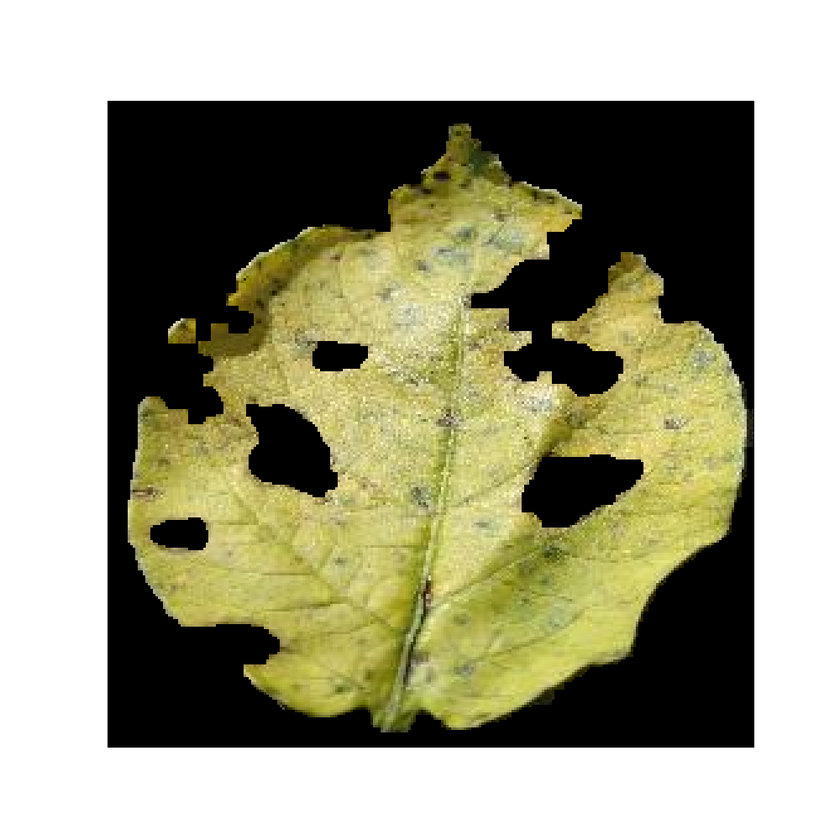
#> input picture check1.png, 840 x 840 px, shrunk from 1000 x 1000 before the run, given in place of PotatoEarlyBlight4.JPG, which was not available
$ python separtespots.py
#> lines starting #> are read from the running program, lines starting #| are printed output that depends on the picture; after the words box and inside, x2 and y2 are one past the last pixel; in counts of white or black regions, pixels touching at a corner belong together; pictures that were not available may be replaced by others from this repository, and a replacement may not be noted
import cv2
import numpy as np
from matplotlib import pyplot as plt

# Load the image
image_path = 'PotatoEarlyBlight4.JPG'
image = cv2.imread(image_path)
#> image is the input picture: shape (840, 840, 3); mean B, G, R 133.1, 158.5, 159.9

# Convert to grayscale
gray = cv2.cvtColor(image, cv2.COLOR_BGR2GRAY)
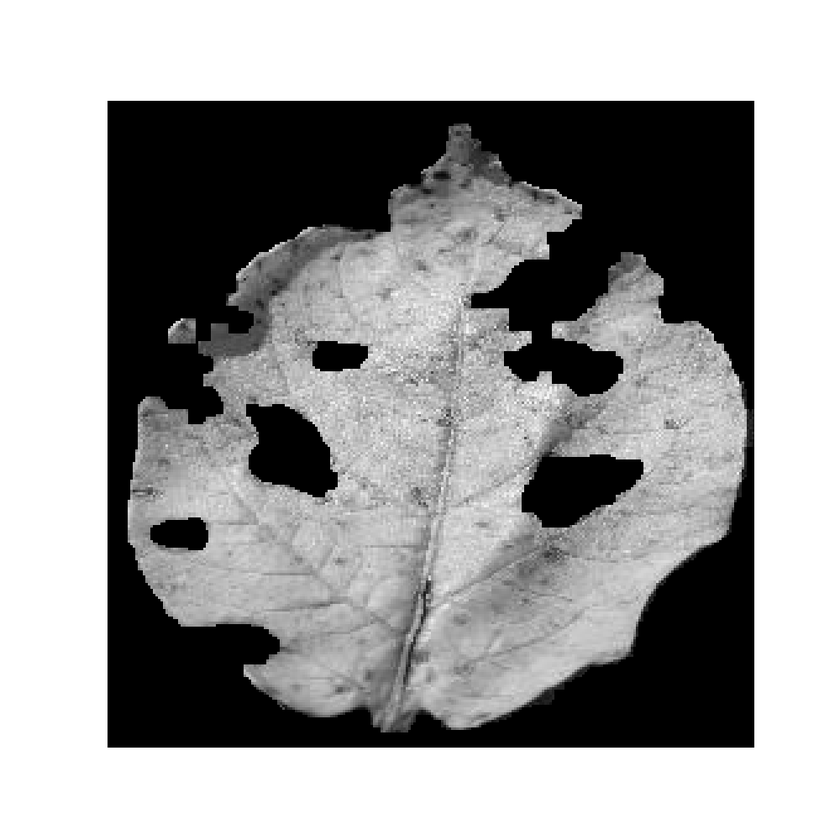
#> gray: shape (840, 840); min 0, max 255, mean 156

# Apply Gaussian blur to reduce noise and improve edge detection
blurred = cv2.GaussianBlur(gray, (5, 5), 0)

# Use thresholding to create a binary image
_, binary = cv2.threshold(blurred, 0, 255, cv2.THRESH_BINARY_INV + cv2.THRESH_OTSU)
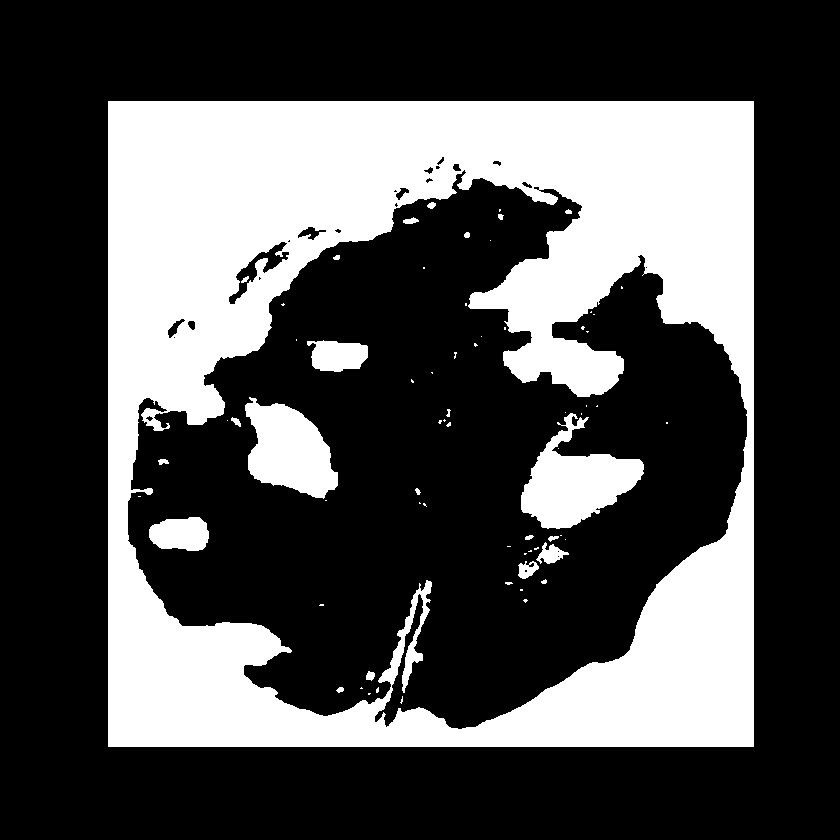
#> binary: shape (840, 840); 31% white; 68 white regions (45 under 20 px), largest, box (x1, y1, x2, y2) and area: (108, 101, 754, 747) 200893, (521, 413, 644, 529) 7046, (245, 397, 338, 499) 6061

# Find contours
contours, _ = cv2.findContours(binary, cv2.RETR_EXTERNAL, cv2.CHAIN_APPROX_SIMPLE)
#> contours = [[[108, 101], [108, 746], [753, 746], [753, 101]]]

# Assume the largest contour is the leaf
contour = max(contours, key=cv2.contourArea)
#> contour = [[108, 101], [108, 746], [753, 746], [753, 101]]

# Create a mask for the leaf
mask = np.zeros_like(gray)
cv2.drawContours(mask, [contour], -1, 255, thickness=cv2.FILLED)
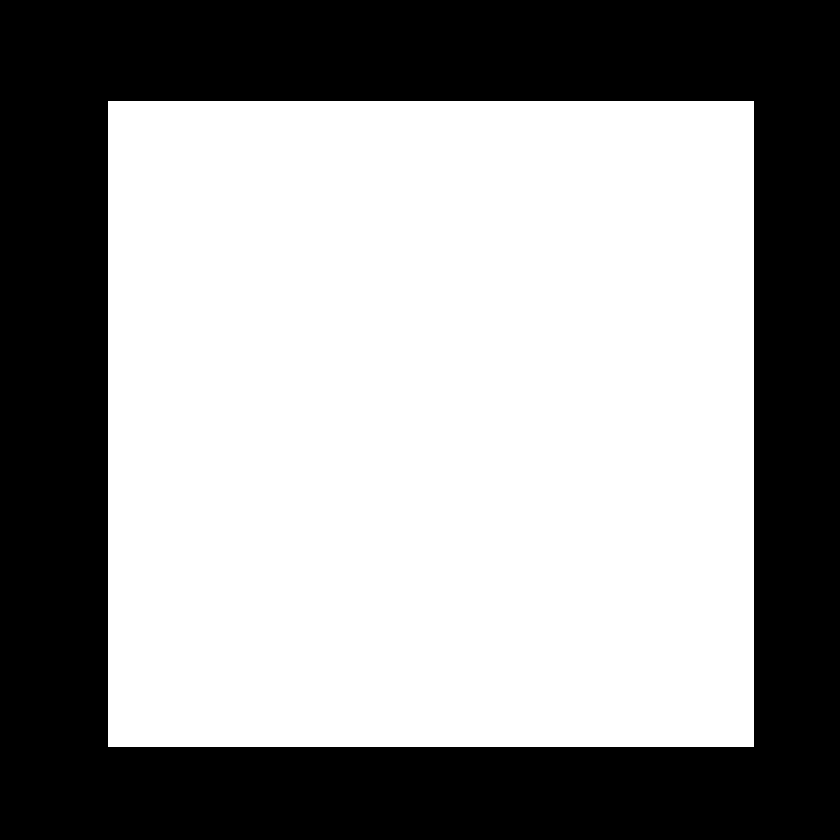
#> mask: shape (840, 840); 59.1% white; 1 black region, box (x1, y1, x2, y2) and area: (0, 0, 840, 840) 288284

# Bitwise-and to cut out the leaf
leaf_only = cv2.bitwise_and(image, image, mask=mask)
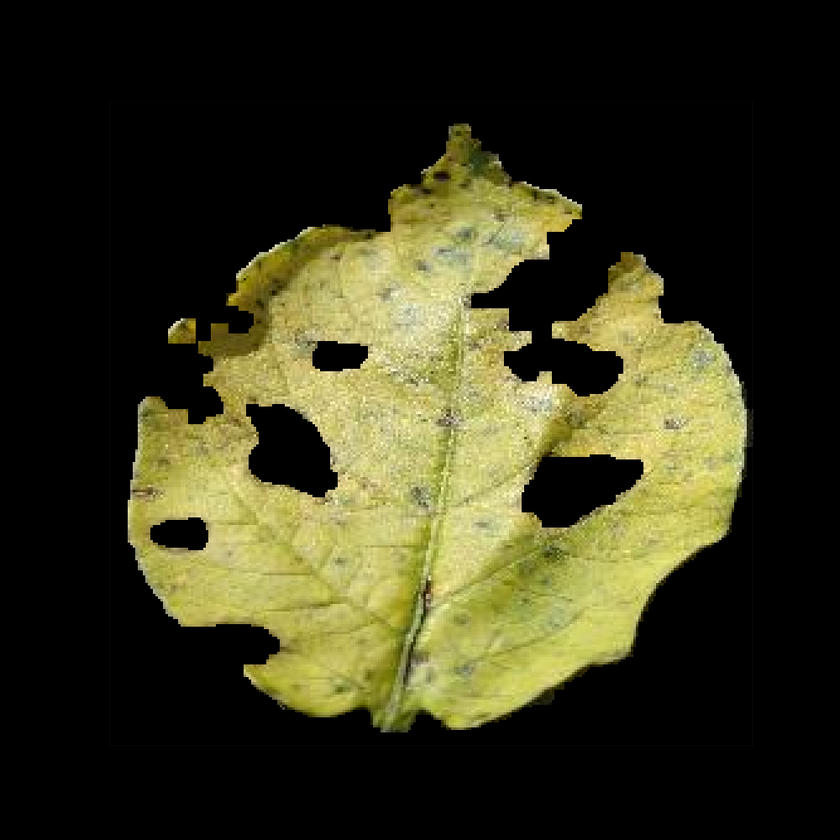
#> leaf_only: shape (840, 840, 3); mean B, G, R 29.3, 54.7, 56.1

# Display the result
plt.figure(figsize=(10, 10))
plt.imshow(cv2.cvtColor(leaf_only, cv2.COLOR_BGR2RGB))
plt.axis('off')
plt.show()
plt.savefig("mark/chk5/seperated_spots.png")


# Refine the approach by using color segmentation to better capture the leaf region.

# Convert to HSV color space for more precise color filtering
image=cv2.imread("pink2.png")
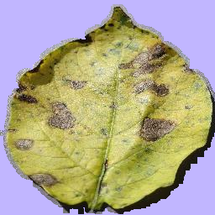
#> input picture pink2.png, 215 x 215 px, shrunk from 256 x 256 before the run
#> image is the input picture: shape (215, 215, 3); mean B, G, R 144.6, 167.4, 174.9
hsv = cv2.cvtColor(image, cv2.COLOR_BGR2HSV)
#> hsv: shape (215, 215, 3); mean H, S, V 61.2, 104.4, 195.4

# Define color range for green (leaf color) in HSV space
lower_green = np.array([25, 40, 40])
upper_green = np.array([85, 255, 255])
# back_pink = np.array([255, 182, 193])

# Create a mask based on the color range
mask_green = cv2.inRange(hsv, lower_green, upper_green)
#> mask_green: shape (215, 215); 51.7% white; 30 black regions (25 under 20 px), largest, box (x1, y1, x2, y2) and area: (0, 0, 215, 215) 20503, (40, 100, 80, 134) 680, (136, 116, 179, 143) 675, (62, 79, 87, 91) 173, (13, 138, 33, 150) 169

# Perform morphological operations to remove noise and fill gaps
kernel = np.ones((5, 5), np.uint8)
mask_cleaned = cv2.morphologyEx(mask_green, cv2.MORPH_CLOSE, kernel)
#> mask_cleaned: shape (215, 215); 53.1% white; 6 black regions, box (x1, y1, x2, y2) and area: (0, 0, 215, 215) 19620, (138, 117, 178, 142) 659, (47, 101, 77, 131) 624, (132, 79, 171, 98) 484, (68, 80, 86, 90) 150, (14, 139, 33, 150) 150
mask_cleaned = cv2.morphologyEx(mask_cleaned, cv2.MORPH_OPEN, kernel)
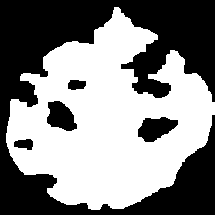
#> mask_cleaned: shape (215, 215); 52.7% white; 5 black regions, box (x1, y1, x2, y2) and area: (0, 0, 215, 215) 20289, (138, 117, 178, 142) 659, (47, 101, 77, 131) 625, (14, 139, 33, 150) 156, (68, 80, 86, 90) 150

# Bitwise-and to cut out the leaf with improved mask
leaf_only_refined = cv2.bitwise_and(image, image, mask=mask_cleaned)
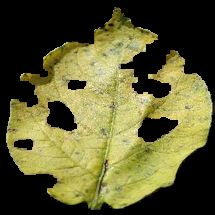
#> leaf_only_refined: shape (215, 215, 3); mean B, G, R 49.4, 92.3, 94.5

# [6 lines of commented-out code are left out]

cv2.imwrite("mark/chk5/pink_check1.png", leaf_only_refined)
